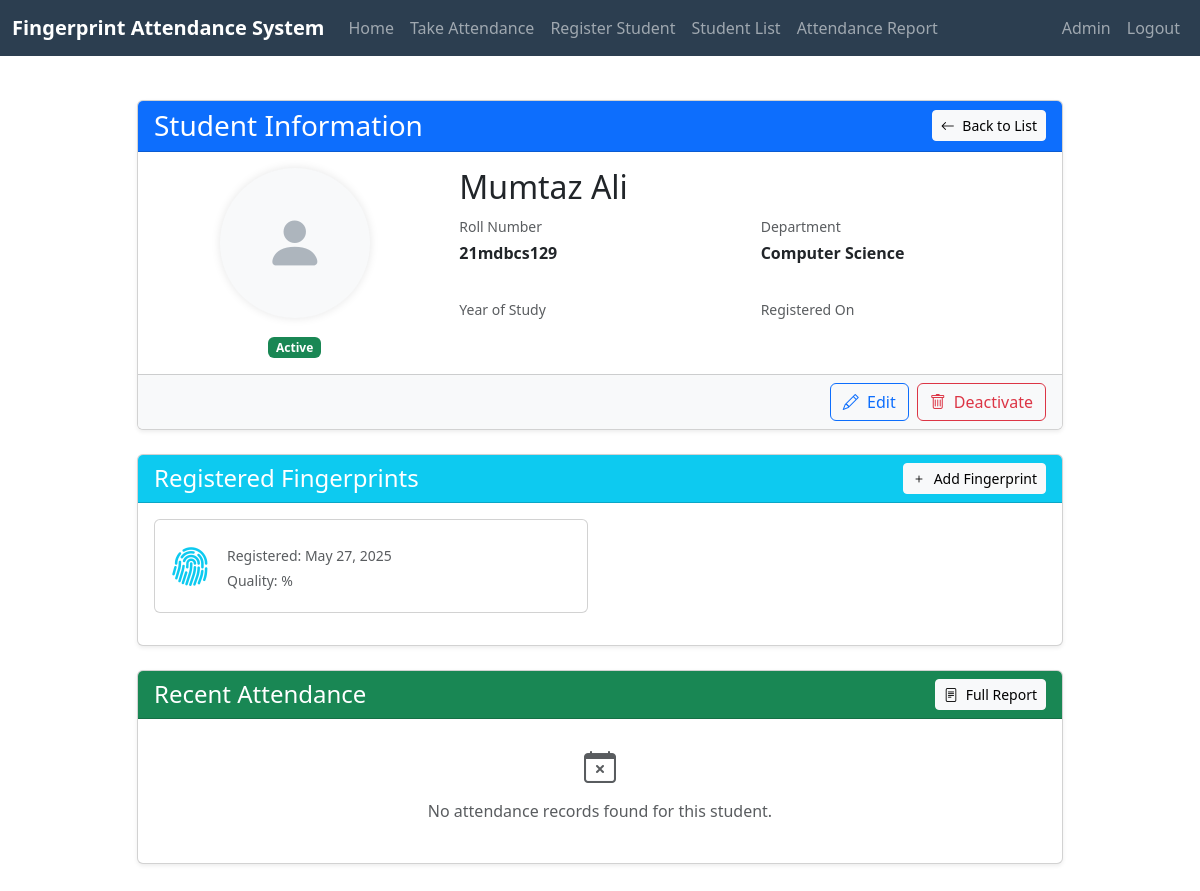
Screenshot of /students/5/ (signed in) with the database file from the repository.
### attendance/models.py (models this page shows, shortened)
class Student(models.Model):
    name = models.CharField(max_length=100)
    roll_number = models.CharField(max_length=20, unique=True)
    department = models.ForeignKey(Department, on_delete=models.CASCADE)
    joined_date = models.DateTimeField(default=timezone.now)
    is_active = models.BooleanField(default=True)

class Department(models.Model):
    name = models.CharField(max_length=100)

class FingerPrint(models.Model):
    student = models.ForeignKey(Student, on_delete=models.CASCADE, related_name='fingerprints')
    fingerprint_data = models.BinaryField()  # Store fingerprint template as binary data
    finger_label = models.CharField(max_length=20, default="Right Index")  # e.g., "Right Index", "Left Thumb"
    created_at = models.DateTimeField(auto_now_add=True)
    updated_at = models.DateTimeField(auto_now=True)
    class Meta:
        unique_together = ('student', 'finger_label')

### attendance/views.py (the view)
# urls.py: path('students/<int:student_id>/', views.student_detail, name='student_detail'),
@login_required
def student_detail(request, student_id):
    student = get_object_or_404(Student, id=student_id)
    fingerprints = FingerPrint.objects.filter(student=student)
    recent_attendance = Attendance.objects.filter(
        student=student
    ).order_by('-date', '-time')[:10]
    context = {
        'student': student,
        'fingerprints': fingerprints,
        'recent_attendance': recent_attendance,
        'title': f'Student: {student.name}'
    }
    return render(request, 'attendance/student_details.html', context)

### attendance/templates/attendance/student_details.html (shortened to what this page needs)
{% extends 'attendance/base.html' %}
{% block content %}
<div class="container py-4">
    <div class="row">
        <div class="col-lg-10 mx-auto">
            <div class="card shadow-sm mb-4">
                <div class="card-header bg-primary text-white d-flex justify-content-between align-items-center">
                    <h3 class="mb-0">Student Information</h3>
                    <div>
                        <a href="{% url 'student_list' %}" class="btn btn-sm btn-light">
                            <i class="bi bi-arrow-left me-1"></i> Back to List
                        </a>
                    </div>
                </div>
                <div class="card-body">
                    <div class="row">
                        <div class="col-md-4 text-center mb-3 mb-md-0">
                            <div class="avatar-container mb-3">
                                <div class="avatar-placeholder bg-light rounded-circle d-flex align-items-center justify-content-center" style="width: 150px; height: 150px; font-size: 60px; margin: 0 auto;">
                                    <i class="bi bi-person-fill"></i>
                                </div>
                            </div>
                            <div class="status-indicator">
                                {% if student.is_active %}
                                <span class="badge bg-success">Active</span>
                                {% else %}
                                <span class="badge bg-danger">Inactive</span>
                                {% endif %}
                            </div>
                        </div>
                        <div class="col-md-8">
                            <h2 class="mb-2">{{ student.name }}</h2>
                            <div class="row g-3">
                                <div class="col-md-6">
                                    <div class="mb-3">
                                        <label class="form-label text-muted small mb-1">Roll Number</label>
                                        <div class="fw-bold">{{ student.roll_number }}</div>
                                    </div>
                                </div>
                                <div class="col-md-6">
                                    <div class="mb-3">
                                        <label class="form-label text-muted small mb-1">Department</label>
                                        <div class="fw-bold">{{ student.department.name }}</div>
                                    </div>
                                </div>
                                <div class="col-md-6">
                                    <div class="mb-3">
                                        <label class="form-label text-muted small mb-1">Year of Study</label>
                                    </div>
                                </div>
                                <div class="col-md-6">
                                    <div class="mb-3">
                                        <label class="form-label text-muted small mb-1">Registered On</label>
                                    </div>
                                </div>
                            </div>
                        </div>
                    </div>
                </div>
                <div class="card-footer bg-light">
                    <div class="d-flex justify-content-end">
                        <a href="#" class="btn btn-outline-primary me-2">
                            <i class="bi bi-pencil me-1"></i> Edit
                        </a>
                        <button type="button" class="btn btn-outline-danger">
                            <i class="bi bi-trash me-1"></i> Deactivate
                        </button>
                    </div>
                </div>
            </div>
            <div class="card shadow-sm mb-4">
                <div class="card-header bg-info text-white d-flex justify-content-between align-items-center">
                    <h4 class="mb-0">Registered Fingerprints</h4>
                    <div>
                        <a href="{% url 'register_fingerprint' student.id %}" class="btn btn-sm btn-light">
                            <i class="bi bi-plus me-1"></i> Add Fingerprint
                        </a>
                    </div>
                </div>
                <div class="card-body">
                    {% if fingerprints %}
                    <div class="row">
                        {% for print in fingerprints %}
                        <div class="col-md-6 mb-3">
                            <div class="card h-100">
                                <div class="card-body">
                                    <div class="d-flex align-items-center">
                                        <div class="flex-shrink-0">
                                            <i class="bi bi-fingerprint fs-1 text-info"></i>
                                        </div>
                                        <div class="flex-grow-1 ms-3">
                                            <p class="card-text text-muted mb-1 small">Registered: {{ print.created_at|date:"M d, Y" }}</p>
                                            <p class="card-text text-muted small">Quality: {{ print.quality }}%</p>
                                        </div>
                                    </div>
                                </div>
                            </div>
                        </div>
                        {% endfor %}
                    </div>
                    {% endif %}
                </div>
            </div>
            <div class="card shadow-sm">
                <div class="card-header bg-success text-white d-flex justify-content-between align-items-center">
                    <h4 class="mb-0">Recent Attendance</h4>
                    <div>
                        <a href="{% url 'attendance_report' %}?roll_number={{ student.roll_number }}" class="btn btn-sm btn-light">
                            <i class="bi bi-file-text me-1"></i> Full Report
                        </a>
                    </div>
                </div>
                <div class="card-body p-0">
                    {% if recent_attendance %}
                    <div class="table-responsive">
                        <table class="table table-striped table-hover mb-0">
                            <thead>
                                <tr>
                                    <th>Date</th>
                                    <th>Time</th>
                                    <th>Meal</th>
                                    <th>Fingerprint Used</th>
                                </tr>
                            </thead>
                            <tbody>
                                {% for attendance in recent_attendance %}
                                <tr>
                                    <td>{{ attendance.date|date:"M d, Y" }}</td>
                                    <td>{{ attendance.time|time:"h:i A" }}</td>
                                    <td>
                                        {% if attendance.meal_type == 'breakfast' %}
                                            <span class="badge bg-warning text-dark">Breakfast</span>
                                        {% elif attendance.meal_type == 'lunch' %}
                                            <span class="badge bg-info">Lunch</span>
                                        {% elif attendance.meal_type == 'dinner' %}
                                            <span class="badge bg-dark">Dinner</span>
                                        {% endif %}
                                    </td>
                                    <td>{{ attendance.fingerprint_used.get_finger_label_display }}</td>
                                </tr>
                                {% endfor %}
                            </tbody>
                        </table>
                    </div>
                    {% else %}
                    <div class="text-center py-4">
                        <i class="bi bi-calendar-x fs-2 text-muted"></i>
                        <p class="text-muted mt-2">No attendance records found for this student.</p>
                    </div>
                    {% endif %}
                </div>
            </div>
        </div>
    </div>
</div>
{% endblock %}
{% block extra_css %}
<link rel="stylesheet" href="https://cdn.jsdelivr.net/npm/bootstrap-icons@1.7.2/font/bootstrap-icons.css">
{% endblock %}

### attendance/templates/attendance/student_details.html (style rules this page uses)
.avatar-placeholder { box-shadow: 0 0 10px rgba(0, 0, 0, 0.1); color: #adb5bd; }

### rows the page displays
Student: name "Mumtaz Ali", roll_number "21mdbcs129", department.name "Computer Science"
FingerPrint: created_at "May 27, 2025"
